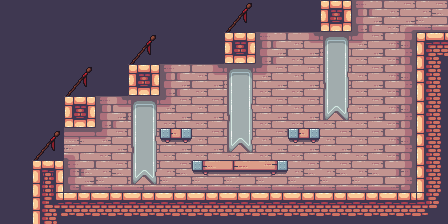

This is a level from a 2D game, rendered from its Tiled map with the project's own tilesets. A one-line summary and the map file follow, with tile-layer data summarised:
An orthogonal 14x7 tile map with 32x32 px tiles, 4 tile layers (background, walls, floors, decorations), 3 tilesets and 9 objects (spawn, 24_attic).

<map version="1.5" tiledversion="1.7.2" orientation="orthogonal" renderorder="right-down" width="14" height="7" tilewidth="32" tileheight="32" infinite="0" nextlayerid="11" nextobjectid="32">
 <tileset firstgid="1" source="terrain.tsx" />
 <tileset firstgid="248" source="decorations.tsx" />
 <tileset firstgid="290" source="outdoor.tsx" />
 <layer id="1" name="background" width="14" height="7">
  <data>[98 cells, 75 non-empty, 13 distinct tile ids]</data>
 </layer>
 <layer id="4" name="walls" width="14" height="7">
  <data>[98 cells, 21 non-empty, 7 distinct tile ids]</data>
 </layer>
 <layer id="5" name="floors" width="14" height="7">
  <data>[98 cells, 21 non-empty, 9 distinct tile ids]</data>
 </layer>
 <layer id="2" name="decorations" width="14" height="7">
  <data>[98 cells, 15 non-empty, 5 distinct tile ids]</data>
 </layer>
 <objectgroup id="10" name="spawn">
  <object id="31" name="spawn" x="332.206" y="140.991" width="78" height="58" />
 </objectgroup>
 <objectgroup id="7" name="boxes">
  <object id="24" x="64.7705" y="174.803" width="22" height="16" />
  <object id="25" x="164.385" y="110.69" width="22" height="16" />
  <object id="26" x="292.612" y="110.69" width="22" height="16" />
  <object id="27" x="198.296" y="143.011" width="22" height="16" />
  <object id="28" x="393.286" y="175.863" width="22" height="16" />
 </objectgroup>
 <objectgroup id="9" name="doors">
  <object id="23" type="24_attic" x="350" y="136" width="46" height="56" />
 </objectgroup>
 <objectgroup id="8" name="bombs">
  <object id="29" x="70.9651" y="144.736" width="52" height="56" />
  <object id="30" x="378.816" y="133.609" width="52" height="56" />
 </objectgroup>
</map>
